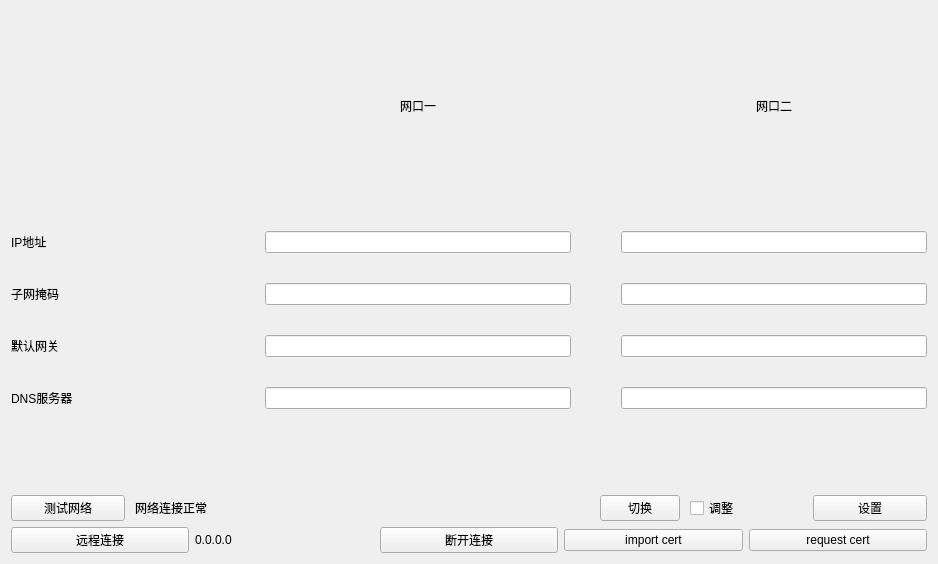
<?xml version="1.0" encoding="UTF-8"?>
<ui version="4.0">
 <class>IPSetWidget</class>
 <widget class="QWidget" name="IPSetWidget">
  <property name="geometry">
   <rect>
    <x>0</x>
    <y>0</y>
    <width>938</width>
    <height>564</height>
   </rect>
  </property>
  <property name="windowTitle">
   <string notr="true">Form</string>
  </property>
  <layout class="QGridLayout" name="gridLayout_2">
   <item row="0" column="0" colspan="2">
    <layout class="QGridLayout" name="gridLayout" rowstretch="1,1,1,1,1" columnstretch="2,3,3">
     <property name="horizontalSpacing">
      <number>50</number>
     </property>
     <property name="verticalSpacing">
      <number>30</number>
     </property>
     <item row="0" column="1">
      <widget class="QLabel" name="label_5">
       <property name="text">
        <string notr="true">网口一</string>
       </property>
       <property name="alignment">
        <set>Qt::AlignCenter</set>
       </property>
      </widget>
     </item>
     <item row="0" column="2">
      <widget class="QLabel" name="label_6">
       <property name="text">
        <string notr="true">网口二</string>
       </property>
       <property name="alignment">
        <set>Qt::AlignCenter</set>
       </property>
      </widget>
     </item>
     <item row="1" column="1">
      <widget class="myLineEdit" name="IP_LineEdit"/>
     </item>
     <item row="1" column="0">
      <widget class="QLabel" name="label">
       <property name="text">
        <string notr="true">IP地址</string>
       </property>
      </widget>
     </item>
     <item row="4" column="2">
      <widget class="myLineEdit" name="Dns_LineEdit_2"/>
     </item>
     <item row="3" column="2">
      <widget class="myLineEdit" name="Gateway_LineEdit_2"/>
     </item>
     <item row="2" column="0">
      <widget class="QLabel" name="label_2">
       <property name="text">
        <string notr="true">子网掩码</string>
       </property>
      </widget>
     </item>
     <item row="3" column="1">
      <widget class="myLineEdit" name="Gateway_LineEdit"/>
     </item>
     <item row="1" column="2">
      <widget class="myLineEdit" name="IP_LineEdit_2"/>
     </item>
     <item row="2" column="2">
      <widget class="myLineEdit" name="Mask_LineEdit_2"/>
     </item>
     <item row="3" column="0">
      <widget class="QLabel" name="label_3">
       <property name="text">
        <string notr="true">默认网关</string>
       </property>
      </widget>
     </item>
     <item row="2" column="1">
      <widget class="myLineEdit" name="Mask_LineEdit"/>
     </item>
     <item row="4" column="0">
      <widget class="QLabel" name="label_4">
       <property name="text">
        <string notr="true">DNS服务器</string>
       </property>
      </widget>
     </item>
     <item row="4" column="1">
      <widget class="myLineEdit" name="Dns_LineEdit"/>
     </item>
    </layout>
   </item>
   <item row="3" column="0" colspan="2">
    <layout class="QHBoxLayout" name="horizontalLayout_2" stretch="1,1,1,1,1">
     <item>
      <widget class="QPushButton" name="btn_connect">
       <property name="text">
        <string notr="true">远程连接</string>
       </property>
      </widget>
     </item>
     <item>
      <widget class="QLabel" name="lbl_connectedIP">
       <property name="text">
        <string notr="true">0.0.0.0</string>
       </property>
      </widget>
     </item>
     <item>
      <widget class="QPushButton" name="btn_disconnect">
       <property name="text">
        <string notr="true">断开连接</string>
       </property>
      </widget>
     </item>
     <item>
      <widget class="QPushButton" name="btn_import_cert">
       <property name="text">
        <string notr="true">import cert</string>
       </property>
      </widget>
     </item>
     <item>
      <widget class="QPushButton" name="btn_request_cert">
       <property name="text">
        <string notr="true">request cert</string>
       </property>
      </widget>
     </item>
    </layout>
   </item>
   <item row="2" column="0" colspan="2">
    <layout class="QHBoxLayout" name="horizontalLayout" stretch="1,2,2,0,1,1">
     <property name="spacing">
      <number>10</number>
     </property>
     <item>
      <widget class="QPushButton" name="btn_nettest">
       <property name="text">
        <string notr="true">测试网络</string>
       </property>
      </widget>
     </item>
     <item>
      <widget class="QLabel" name="lbl_netstate">
       <property name="text">
        <string notr="true">网络连接正常</string>
       </property>
      </widget>
     </item>
     <item>
      <spacer name="horizontalSpacer">
       <property name="orientation">
        <enum>Qt::Horizontal</enum>
       </property>
       <property name="sizeHint" stdset="0">
        <size>
         <width>40</width>
         <height>20</height>
        </size>
       </property>
      </spacer>
     </item>
     <item>
      <widget class="QPushButton" name="changeBtn">
       <property name="text">
        <string notr="true">切换</string>
       </property>
      </widget>
     </item>
     <item>
      <widget class="QCheckBox" name="checkBox">
       <property name="text">
        <string notr="true">调整</string>
       </property>
      </widget>
     </item>
     <item>
      <widget class="QPushButton" name="okBtn">
       <property name="text">
        <string notr="true">设置</string>
       </property>
      </widget>
     </item>
    </layout>
   </item>
   <item row="1" column="1">
    <spacer name="verticalSpacer">
     <property name="orientation">
      <enum>Qt::Vertical</enum>
     </property>
     <property name="sizeType">
      <enum>QSizePolicy::Fixed</enum>
     </property>
     <property name="sizeHint" stdset="0">
      <size>
       <width>20</width>
       <height>80</height>
      </size>
     </property>
    </spacer>
   </item>
  </layout>
 </widget>
 <customwidgets>
  <customwidget>
   <class>myLineEdit</class>
   <extends>QLineEdit</extends>
   <header location="global">mysortwidget/mylineedit.h</header>
  </customwidget>
 </customwidgets>
 <resources/>
 <connections/>
</ui>
